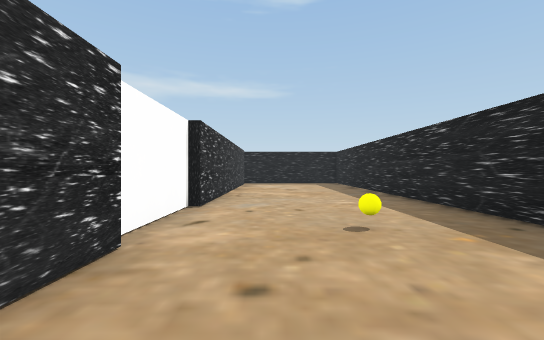
View 1 (above)

20 first-person views from a walk through a 3-D level made in the Unity game engine. The camera is 1.3 m above the floor, looks level and sees 90° across. The floor is counted in squares, 2 m on a side. Each view is taken from the middle of a square. On the plan, view 1 faces up. The plan holds only what a view shows up to about 9 squares ahead; the rest is blank. The place goes on beyond the plan. The player is left out. Some surface patterns are stand-ins.

View 2
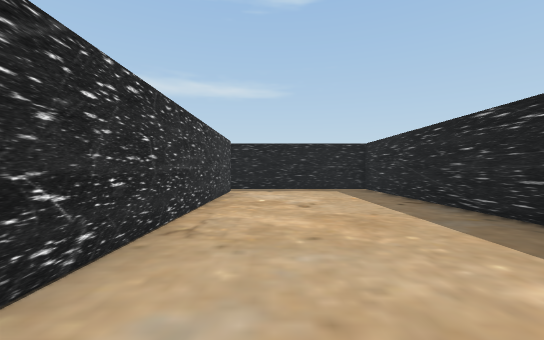

View 3
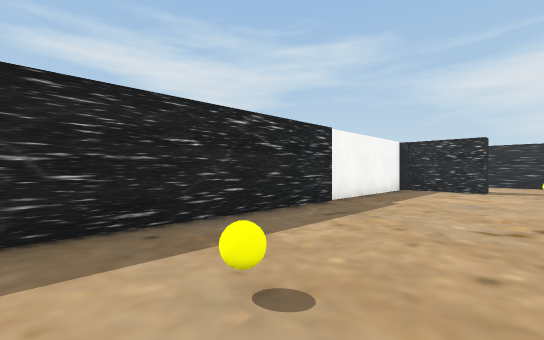

View 4
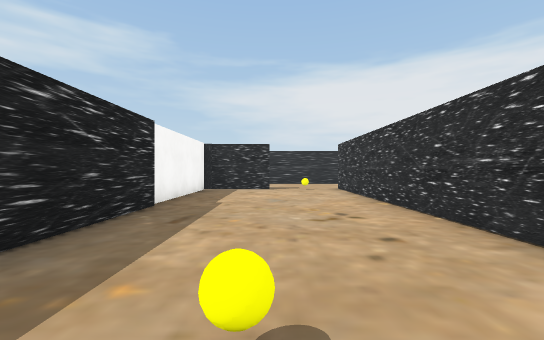

View 5
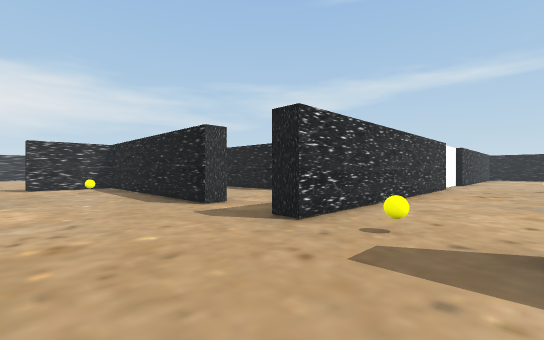

View 6
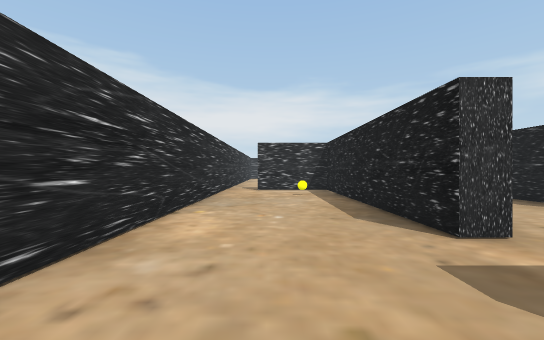

View 7
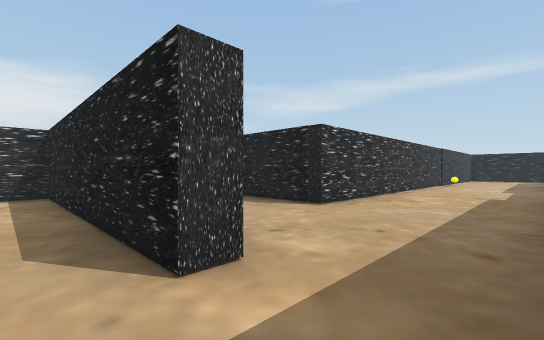

View 8
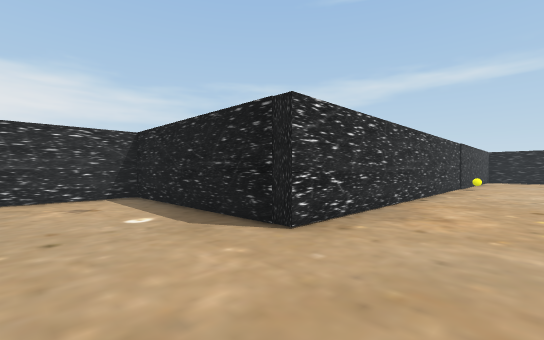

View 9
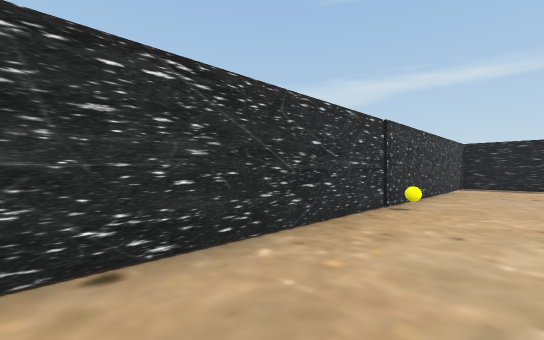

View 10
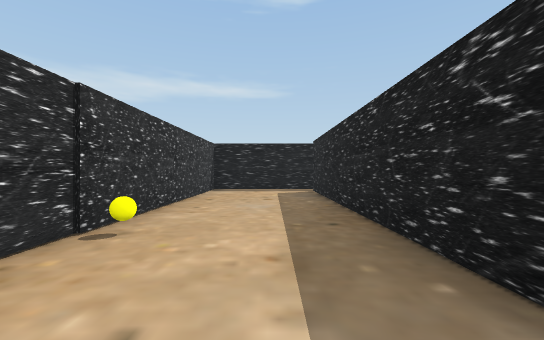

View 11
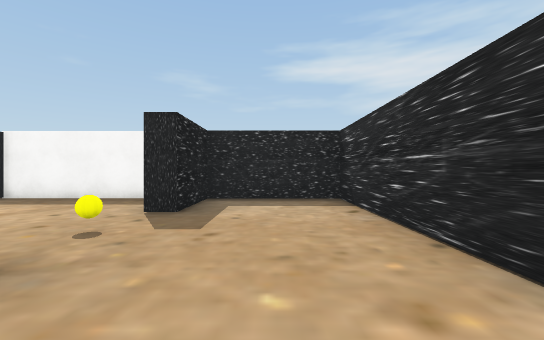

View 12
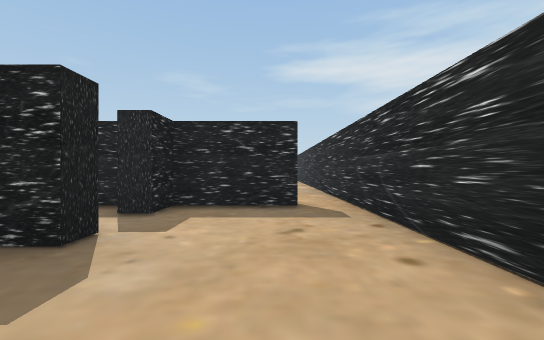

View 13
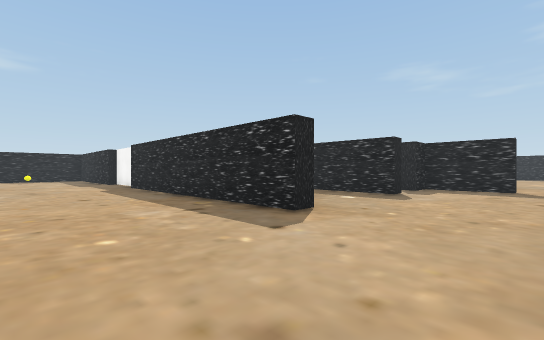

View 14
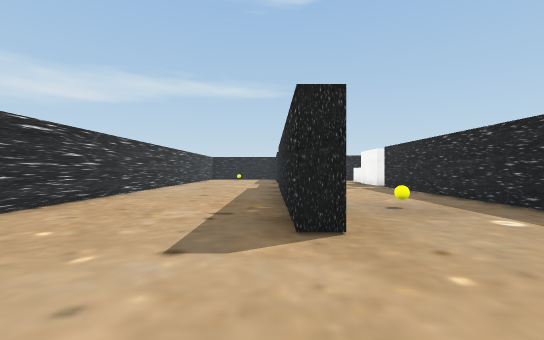

View 15
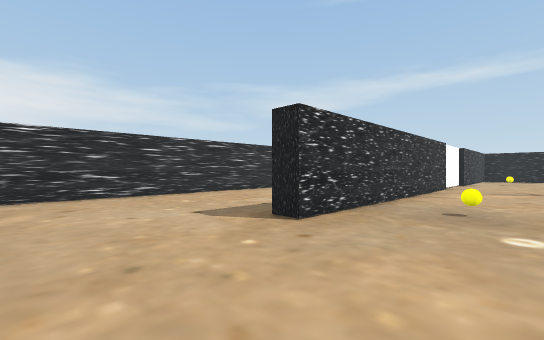

View 16
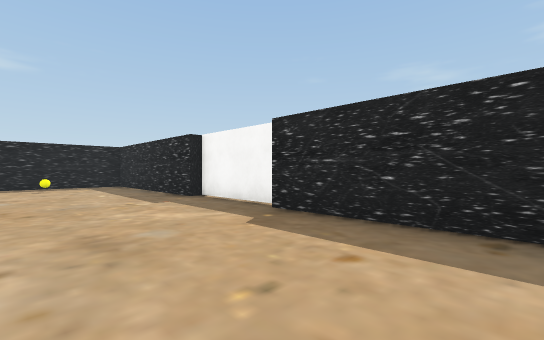

View 17
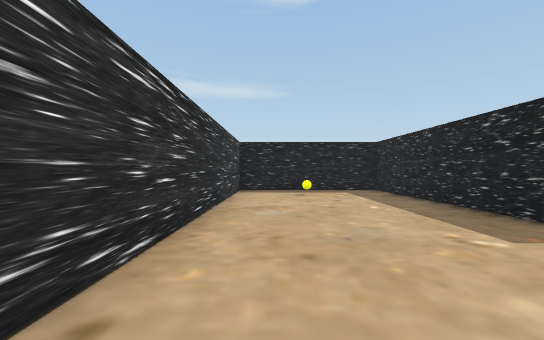

View 18
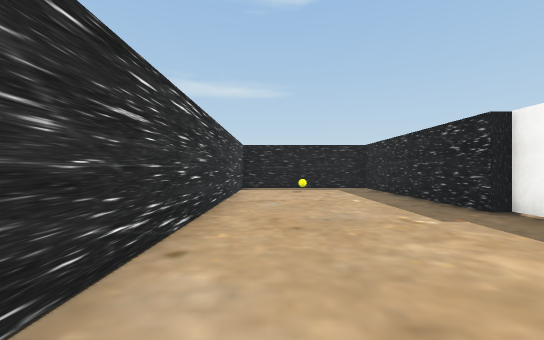

View 19
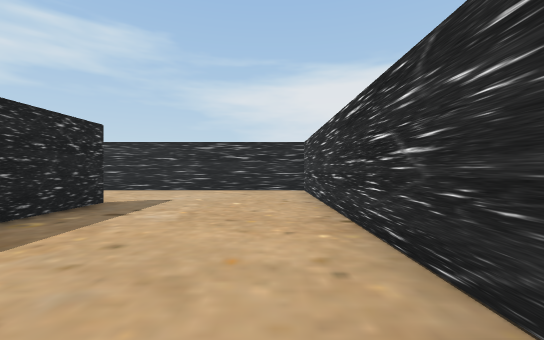

View 20
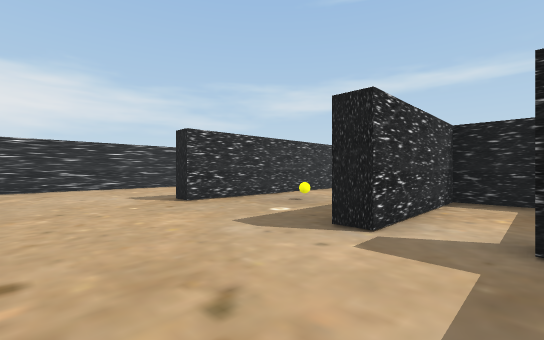

### Floor plan
Points are (right, up) in squares from view 1. A wall is a line through its corners. A room is listed if a view was taken in it or the views show most of it. See-through windows are left out.
Room 1 (views 1, 2, 3, 4, 5, 6, 7, 11)
walls: (-1.2, 2.2) (-1.2, -5.2) (-1.8, -5.2); (3.1, -0.9) (3.1, 13) (-2.1, 13); (-1.5, 4.8) (-1.5, 2.6); (-3.5, -5.2) (-9.7, -5.2) (-9.7, -7.5); (-9.6, -8.5) (3.1, -8.5) (3.1, -5.6) (1.1, -5.6) (1.1, -5.1) (3.2, -5.1) (3.2, -0.8); (-1.2, 12.2) (-1.2, 4.8)
ways out: opening at (-3, -5) to room 2; gap at (-2, 12) to room 2; opening at (-10, -8) to room 3
objects: other object (-8, -6); yellow ball (0, -5); yellow ball (1, 3)
Room 2 (views 8, 9, 10)
walls: (-1.7, 5.2) (-1.7, 12.1); (-3.5, -4.6) (-3.5, -5.2); (-2.1, 13) (-5, 13) (-5, -1.7) (-9.7, -1.7) (-9.7, -4)
ways out: opening at (-3, -5) to room 1; gap at (-2, 12) to room 1
Room 3 (views 12, 13, 14, 15, 16, 17, 18, 19, 20)
walls: (-16.2, 2.2) (-16.2, -5.2) (-16.7, -5.2) (-16.7, 2.2); (-16.4, 2.5) (-16.4, 5.1); (-12.3, -5.2) (-12.8, -5.2) (-12.8, 1); (-16.7, 5) (-16.7, 10.4) (-21, 10.4) (-21, -8.5) (-9.6, -8.5); (-10.2, -7.5) (-10.2, -5.2) (-11, -5.2) (-11, -4.8)
ways out: opening at (-10, -8) to room 1; opening at (-12, -5) to room 4; opening at (-14.5, 2.5)
objects: other object (-19, 9); yellow ball (-15, -3)
Room 4 (no view inside)
walls: (-11, -1.7) (-12.3, -1.7) (-12.3, -5.2); (-10.2, -4.4) (-10.2, -3.9)
ways out: opening at (-12, -5) to room 3

Positions as (right, up) in squares from view 1, and headings:
1: (0, 0), facing up
2: (0, 4), facing up
3: (0, 4), facing down-right
4: (1, 4), facing down
5: (1, -8), facing up-left
6: (-1, -7), facing left
7: (-2, -6), facing up-left
8: (-3, -4), facing up-left
9: (-3, 2), facing up-left
10: (-3, 4), facing up
11: (-3, -7), facing right
12: (-15, -7), facing right
13: (-20, -8), facing up-right
14: (-17, -8), facing up
15: (-14, -8), facing up-left
16: (-20, -1), facing up-right
17: (-20, 2), facing up
18: (-20, 1), facing up
19: (-20, 0), facing down
20: (-11, -8), facing up-left
